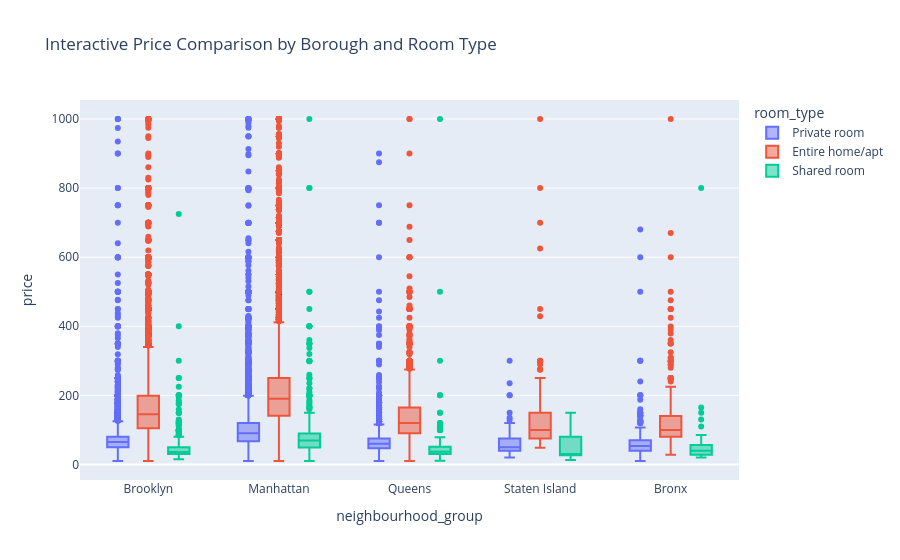

The notebook cell saved with this chart:
### Markdown cell above
# Question 6

How do prices vary across boroughs and room types?

### Code cell
fig = px.box(
    df_clean,
    x="neighbourhood_group",
    y="price",
    color="room_type",
    title="Interactive Price Comparison by Borough and Room Type"
)
fig.write_html("../reports/price_analysis.html")
fig.show()

### Figure 1 — Plotly figure (JSON) as saved in the notebook; plotly's stock layout.template omitted (floating-point values rounded to 4 significant figures; data arrays with more than 128 entries replaced by an {"elided": "..."} marker saying what was removed)
{"data": [{"alignmentgroup": "True", "hovertemplate": "room_type=Private room<br>neighbourhood_group=%{x}<br>price=%{y}<extra></extra>", "legendgroup": "Private room", "marker": {"color": "#636efa"}, "name": "Private room", "notched": false, "offsetgroup": "Private room", "orientation": "v", "showlegend": true, "type": "box", "x": {"elided": "22273 str values"}, "x0": " ", "xaxis": "x", "y": {"elided": "22273 int values"}, "y0": " ", "yaxis": "y"}, {"alignmentgroup": "True", "hovertemplate": "room_type=Entire home/apt<br>neighbourhood_group=%{x}<br>price=%{y}<extra></extra>", "legendgroup": "Entire home/apt", "marker": {"color": "#EF553B"}, "name": "Entire home/apt", "notched": false, "offsetgroup": "Entire home/apt", "orientation": "v", "showlegend": true, "type": "box", "x": {"elided": "25216 str values"}, "x0": " ", "xaxis": "x", "y": {"elided": "25216 int values"}, "y0": " ", "yaxis": "y"}, {"alignmentgroup": "True", "hovertemplate": "room_type=Shared room<br>neighbourhood_group=%{x}<br>price=%{y}<extra></extra>", "legendgroup": "Shared room", "marker": {"color": "#00cc96"}, "name": "Shared room", "notched": false, "offsetgroup": "Shared room", "orientation": "v", "showlegend": true, "type": "box", "x": {"elided": "1156 str values"}, "x0": " ", "xaxis": "x", "y": {"elided": "1156 int values"}, "y0": " ", "yaxis": "y"}], "layout": {"boxmode": "group", "legend": {"title": {"text": "room_type"}, "tracegroupgap": 0}, "title": {"text": "Interactive Price Comparison by Borough and Room Type"}, "xaxis": {"anchor": "y", "domain": [0, 1], "title": {"text": "neighbourhood_group"}}, "yaxis": {"anchor": "x", "domain": [0, 1], "title": {"text": "price"}}}}
